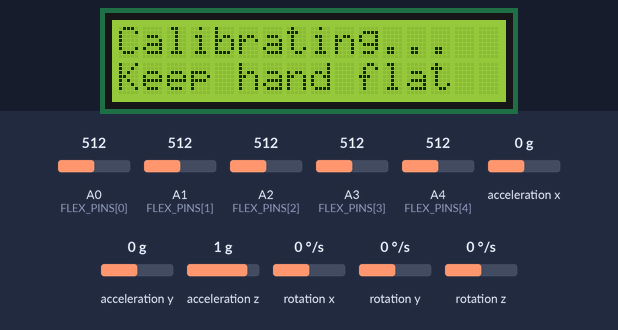
The sketch below on a simulated Arduino Uno, built with avr-gcc and run on an emulated ATmega328P. Shown: 16×2 character LCD. Inputs (shaded band) come from the test bench; at power-on: acceleration x 0 g, A0 (FLEX_PINS[0]) = 512, A1 (FLEX_PINS[1]) = 512, A2 (FLEX_PINS[2]) = 512, A3 (FLEX_PINS[3]) = 512, A4 (FLEX_PINS[4]) = 512, acceleration y 0 g, acceleration z 1 g, rotation x 0 °/s, rotation y 0 °/s, rotation z 0 °/s. What the sketch prints to the serial monitor is not drawn.

Above: at 2.2 s.
At 11.4 s:
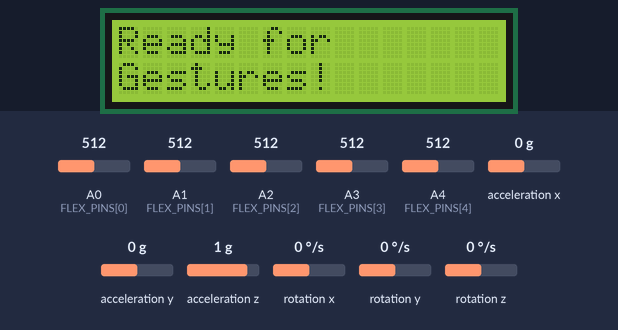
11.5 s: acceleration x set to 1.4 g
At 12.7 s:
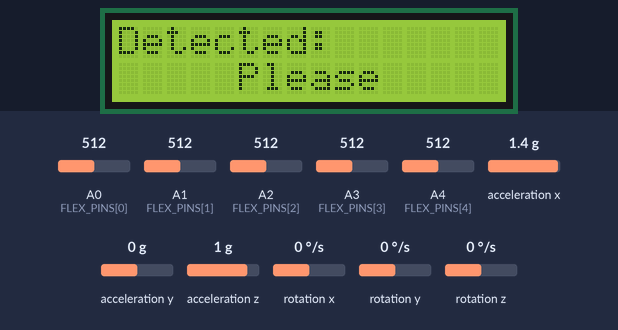
Timing chart, 0 to 14.5 s (numbered marks = the images above; inputs shaded):
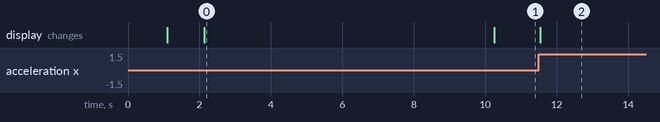

The sketch:

sign_glove.ino
```cpp
/*
 * Smart Translator Gloves
 * Gesture Recognition System for Communication Assistance
 *
 * Features:
 * - Reads 5 flex sensors and MPU6050 (accelerometer + gyroscope)
 * - Maps gestures to 10 predefined words/phrases
 * - Displays results on LCD screen
 * - Includes voice output capability
 * - Real-time gesture recognition with filtering
 */

// Include necessary libraries
#include <Wire.h>
#include <LiquidCrystal_I2C.h>  // For I2C LCD
#include <MPU6050.h>            // For MPU6050 sensor

// LCD Configuration (I2C address typically 0x27 or 0x3F)
LiquidCrystal_I2C lcd(0x27, 16, 2);  // 16x2 LCD

// MPU6050 sensor object
MPU6050 mpu;

// Flex Sensor Pin Definitions
const int FLEX_PINS[] = {A0, A1, A2, A3, A4};  // Thumb to Pinky
const int NUM_FLEX_SENSORS = 5;

// Gesture Vocabulary
const String GESTURE_WORDS[] = {
  "Hello",        // Gesture 0
  "Yes",          // Gesture 1
  "No",           // Gesture 2
  "Thank you",    // Gesture 3
  "Please",       // Gesture 4
  "Help",         // Gesture 5
  "I'm fine",     // Gesture 6
  "Good morning", // Gesture 7
  "Sorry",        // Gesture 8
  "Goodbye"       // Gesture 9
};
const int NUM_GESTURES = 10;

// Sensor Data Storage
int flexValues[NUM_FLEX_SENSORS];
int flexBaseline[NUM_FLEX_SENSORS];  // Calibration values
float accel[3];  // x, y, z acceleration
float gyro[3];   // x, y, z gyroscope

// Filtering and Timing
unsigned long lastGestureTime = 0;
const unsigned long GESTURE_COOLDOWN = 2000;  // 2 seconds between detections
const int SMOOTHING_WINDOW = 10;
int flexHistory[NUM_FLEX_SENSORS][SMOOTHING_WINDOW];
int historyIndex = 0;

// Voice Module Pins (Optional - uncomment when connected)
// const int VOICE_PIN = 3;

void setup() {
  // Initialize Serial Communication
  Serial.begin(9600);
  Serial.println("Smart Translator Gloves Initializing...");

  // Initialize LCD
  lcd.init();
  lcd.backlight();
  lcd.setCursor(0, 0);
  lcd.print("Smart Gloves");
  lcd.setCursor(0, 1);
  lcd.print("Initializing...");
  delay(1000);

  // Initialize MPU6050
  Wire.begin();
  mpu.initialize();

  // Verify MPU6050 connection
  if (mpu.testConnection()) {
    Serial.println("MPU6050 connection successful");
    lcd.clear();
    lcd.print("MPU6050: OK");
  } else {
    Serial.println("MPU6050 connection failed");
    lcd.clear();
    lcd.print("MPU6050: ERROR");
    while(1);  // Halt if sensor not found
  }
  delay(1000);

  // Initialize Flex Sensor Pins
  for (int i = 0; i < NUM_FLEX_SENSORS; i++) {
    pinMode(FLEX_PINS[i], INPUT);
  }

  // Calibrate Sensors
  calibrateSensors();

  // Initialize smoothing history
  initializeSmoothing();

  // Display ready message
  lcd.clear();
  lcd.print("Ready for");
  lcd.setCursor(0, 1);
  lcd.print("Gestures!");

  Serial.println("System Ready!");
}

void loop() {
  // Read all sensors
  readSensors();

  // Process gesture recognition
  int detectedGesture = recognizeGesture();

  // Display result if valid gesture detected
  if (detectedGesture != -1 &&
      (millis() - lastGestureTime) > GESTURE_COOLDOWN) {

    displayGesture(detectedGesture);
    // speakGesture(detectedGesture);  // Uncomment when voice module connected

    lastGestureTime = millis();
  }

  // Small delay for stability
  delay(50);
}

void calibrateSensors() {
  Serial.println("Calibrating sensors...");
  lcd.clear();
  lcd.print("Calibrating...");
  lcd.setCursor(0, 1);
  lcd.print("Keep hand flat");

  delay(3000);  // Allow time to position hand

  // Take multiple readings for baseline
  for (int i = 0; i < NUM_FLEX_SENSORS; i++) {
    int sum = 0;
    for (int j = 0; j < 100; j++) {
      sum += analogRead(FLEX_PINS[i]);
      delay(10);
    }
    flexBaseline[i] = sum / 100;
  }

  Serial.println("Calibration complete:");
  for (int i = 0; i < NUM_FLEX_SENSORS; i++) {
    Serial.print("Flex "); Serial.print(i);
    Serial.print(": "); Serial.println(flexBaseline[i]);
  }
}

void initializeSmoothing() {
  for (int i = 0; i < NUM_FLEX_SENSORS; i++) {
    for (int j = 0; j < SMOOTHING_WINDOW; j++) {
      flexHistory[i][j] = analogRead(FLEX_PINS[i]);
    }
  }
}

void readSensors() {
  // Read and smooth flex sensors
  for (int i = 0; i < NUM_FLEX_SENSORS; i++) {
    int rawValue = analogRead(FLEX_PINS[i]);

    // Update smoothing history
    flexHistory[i][historyIndex] = rawValue;

    // Calculate smoothed value
    int sum = 0;
    for (int j = 0; j < SMOOTHING_WINDOW; j++) {
      sum += flexHistory[i][j];
    }
    flexValues[i] = sum / SMOOTHING_WINDOW;
  }

  historyIndex = (historyIndex + 1) % SMOOTHING_WINDOW;

  // Read MPU6050
  readMPU6050();
}

void readMPU6050() {
  // Read accelerometer and gyroscope data
  int16_t ax, ay, az, gx, gy, gz;
  mpu.getMotion6(&ax, &ay, &az, &gx, &gy, &gz);

  // Convert to meaningful values (adjust scaling as needed)
  accel[0] = ax / 16384.0;  // ±2g range
  accel[1] = ay / 16384.0;
  accel[2] = az / 16384.0;

  gyro[0] = gx / 131.0;     // ±250°/s range
  gyro[1] = gy / 131.0;
  gyro[2] = gz / 131.0;
}

int recognizeGesture() {
  /*
   * Gesture Mapping Logic:
   * Define your specific gesture patterns here based on:
   * - Flex sensor bending patterns
   * - Hand orientation from MPU6050
   * - Movement patterns from gyroscope
   */

  // Calculate finger bending states (0=straight, 1=bent)
  int fingerState[NUM_FLEX_SENSORS];
  for (int i = 0; i < NUM_FLEX_SENSORS; i++) {
    // Adjust threshold based on your calibration
    int threshold = 50;  // Change this based on testing
    fingerState[i] = (abs(flexValues[i] - flexBaseline[i]) > threshold) ? 1 : 0;
  }

  // Get hand orientation
  float pitch = atan2(-accel[0], sqrt(accel[1]*accel[1] + accel[2]*accel[2])) * 180/PI;
  float roll = atan2(accel[1], accel[2]) * 180/PI;

  // Example gesture definitions - ADJUST THESE BASED ON YOUR ACTUAL GESTURES

  // Gesture 0: "Hello" - Open hand wave
  if (fingerState[0] == 0 && fingerState[1] == 0 && fingerState[2] == 0 &&
      fingerState[3] == 0 && fingerState[4] == 0 &&
      abs(gyro[1]) > 100) {  // Sideways movement
    return 0;
  }

  // Gesture 1: "Yes" - Thumb up
  if (fingerState[0] == 0 && fingerState[1] == 1 && fingerState[2] == 1 &&
      fingerState[3] == 1 && fingerState[4] == 1 &&
      pitch > 45) {  // Hand tilted up
    return 1;
  }

  // Gesture 2: "No" - Index finger wag
  if (fingerState[0] == 1 && fingerState[1] == 0 && fingerState[2] == 1 &&
      fingerState[3] == 1 && fingerState[4] == 1 &&
      abs(gyro[0]) > 100) {  // Side-to-side movement
    return 2;
  }

  // Gesture 3: "Thank you" - Flat hand over heart
  if (fingerState[0] == 0 && fingerState[1] == 0 && fingerState[2] == 0 &&
      fingerState[3] == 0 && fingerState[4] == 0 &&
      roll > 45 && accel[2] < -0.5) {  // Hand on chest
    return 3;
  }

  // Gesture 4: "Please" - Cupped hand
  if (fingerState[0] == 1 && fingerState[1] == 1 && fingerState[2] == 1 &&
      fingerState[3] == 1 && fingerState[4] == 1 &&
      pitch < -30) {  // Hand facing up
    return 4;
  }

  // Gesture 5: "Help" - Waving with all fingers
  if (fingerState[0] == 0 && fingerState[1] == 0 && fingerState[2] == 0 &&
      fingerState[3] == 0 && fingerState[4] == 0 &&
      abs(gyro[1]) > 150 && abs(accel[0]) > 0.8) {
    return 5;
  }

  // Gesture 6: "I'm fine" - OK sign (thumb and index)
  if (fingerState[0] == 0 && fingerState[1] == 0 && fingerState[2] == 1 &&
      fingerState[3] == 1 && fingerState[4] == 1) {
    return 6;
  }

  // Gesture 7: "Good morning" - Salute
  if (fingerState[0] == 0 && fingerState[1] == 0 && fingerState[2] == 0 &&
      fingerState[3] == 1 && fingerState[4] == 1 &&
      pitch > 60) {
    return 7;
  }

  // Gesture 8: "Sorry" - Hand on chest circular
  if (fingerState[0] == 0 && fingerState[1] == 0 && fingerState[2] == 0 &&
      fingerState[3] == 0 && fingerState[4] == 0 &&
      abs(gyro[2]) > 100 && roll > 30) {
    return 8;
  }

  // Gesture 9: "Goodbye" - Wave with fingers together
  if (fingerState[0] == 1 && fingerState[1] == 0 && fingerState[2] == 0 &&
      fingerState[3] == 0 && fingerState[4] == 1 &&
      abs(gyro[1]) > 120) {
    return 9;
  }

  return -1;  // No gesture recognized
}

void displayGesture(int gestureIndex) {
  String word = GESTURE_WORDS[gestureIndex];

  Serial.print("Gesture Detected: ");
  Serial.println(word);

  // Display on LCD
  lcd.clear();
  lcd.setCursor(0, 0);
  lcd.print("Detected:");
  lcd.setCursor(0, 1);

  // Handle long words by scrolling if necessary
  if (word.length() > 16) {
    lcd.print(word.substring(0, 16));
    // Add scrolling logic here if needed
  } else {
    // Center shorter text
    int spaces = (16 - word.length()) / 2;
    for (int i = 0; i < spaces; i++) {
      lcd.print(" ");
    }
    lcd.print(word);
  }
}

/*
 * Voice Output Function (Optional)
 * Uncomment and modify when you connect a voice module
 */
/*
void speakGesture(int gestureIndex) {
  // This function would send signals to a voice synthesis module
  // Example for DFPlayer Mini or similar module

  switch(gestureIndex) {
    case 0:  // Hello
      // Send command for track 1
      break;
    case 1:  // Yes
      // Send command for track 2
      break;
    // ... etc for all gestures
  }

  // Example simple tone output
  tone(VOICE_PIN, 1000, 200);  // Beep to indicate output
}
*/

/*
 * Debug Function - Uncomment to see sensor values in Serial Monitor
 */
/*
void printSensorData() {
  Serial.print("Flex: ");
  for (int i = 0; i < NUM_FLEX_SENSORS; i++) {
    Serial.print(flexValues[i]);
    Serial.print(" (");
    Serial.print(flexValues[i] - flexBaseline[i]);
    Serial.print(") ");
  }

  Serial.print(" | Accel: ");
  Serial.print(accel[0]); Serial.print(", ");
  Serial.print(accel[1]); Serial.print(", ");
  Serial.print(accel[2]);

  Serial.print(" | Gyro: ");
  Serial.print(gyro[0]); Serial.print(", ");
  Serial.print(gyro[1]); Serial.print(", ");
  Serial.print(gyro[2]);

  Serial.println();
}
*/
```

Measured:
- after the input at 11.5 s, the display: changes at once (image 2)
- what the display in image 0 shows lasts 8.2 s, from 2.1 s to 10.3 s
